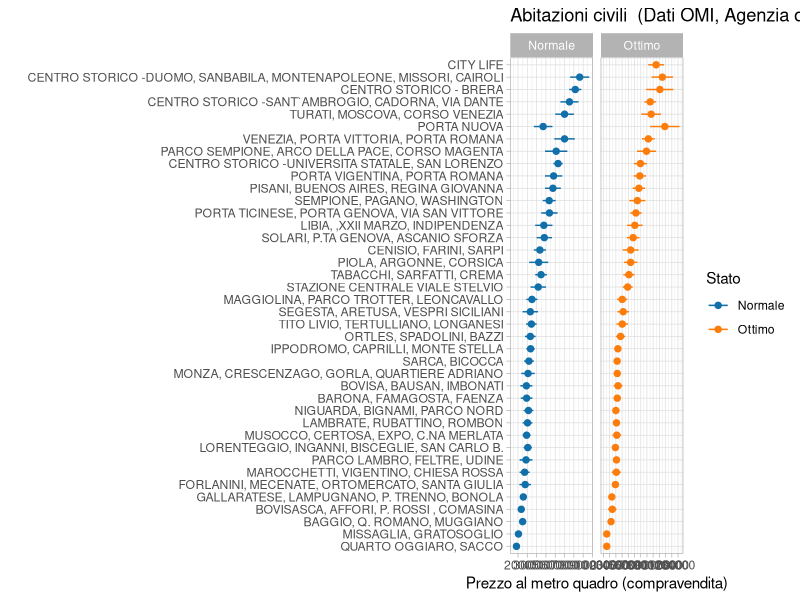
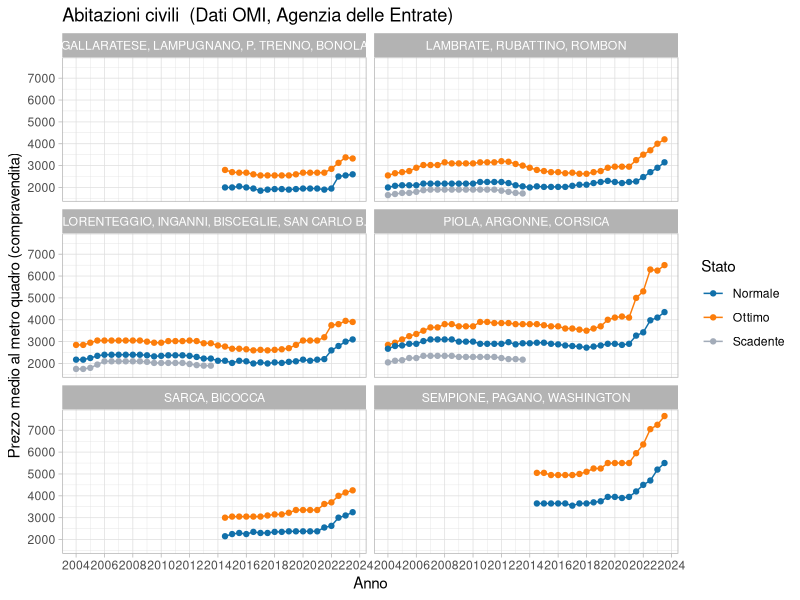
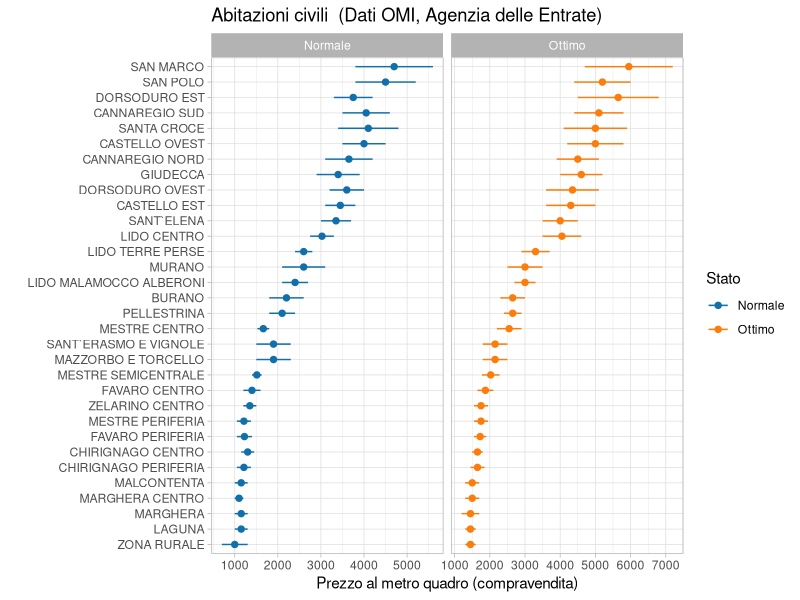

These figures' R source, in order:
## ---- chunk 1
library(tidyverse)
library(ggthemes)

rm(list = ls())
dataset <- read_csv("quotazioni_omi.csv")
zone_omi <- read_csv("zone_omi.csv")
## ---- chunk 2
zone_omi <- zone_omi %>% select(Zona, Zona_Descr)
dataset <- dataset %>% select(Anno, Periodo, Zona, Descr_Tipologia, Stato, Compr_min, Compr_max,Loc_min, Loc_max)

dataset <- left_join(dataset, zone_omi, by = "Zona")
dataset <- dataset %>% mutate(Compr_media = (Compr_max + Compr_min) / 2, Loc_media = (Loc_max + Loc_min) / 2, Anno_Periodo = Anno + 0.5*(as.numeric(factor(Periodo))-1))
dataset$Stato <- factor(dataset$Stato)
levels(dataset$Stato) <- c("Normale", "Ottimo", "Scadente")
## ---- chunk 3
data_plot <- dataset %>% filter(Anno >= 2023, Descr_Tipologia %in% c("Abitazioni civili")) %>% group_by(Zona_Descr, Stato, Anno) %>% summarise(min = mean(Compr_min), avg = mean(Compr_media), max = mean(Compr_max)) %>% arrange(avg)

ggplot(data = data_plot, aes(y = fct_reorder(factor(Zona_Descr), avg), x = avg, col = Stato, xmin = min, xmax = max)) + geom_pointrange(size = 0.3) + facet_grid(.~Stato, scales = "free_x") + theme_light() + ylab("") + xlab("Prezzo al metro quadro (compravendita)") + ggtitle("Abitazioni civili  (Dati OMI, Agenzia delle Entrate)") +scale_color_tableau(palette = "Color Blind") + scale_x_continuous(breaks = 1000*0:15) 
## ---- chunk 4
# PIOLA, ARGONNE, CORSICA
ggplot(data = dataset %>% filter(Descr_Tipologia %in% c("Abitazioni civili"), Zona %in% c("D12", "D34", "E6", "D13", "D25", "C17")), aes(x = Anno_Periodo, y = Compr_media, col = Stato)) + facet_wrap(.~Zona_Descr, ncol = 2) + geom_line() + geom_point() + theme_light() + xlab("Anno") + ylab("Prezzo medio al metro quadro (compravendita)") + ggtitle("Abitazioni civili  (Dati OMI, Agenzia delle Entrate)") +  scale_color_tableau(palette = "Color Blind") + scale_y_continuous(breaks = 1000*1:8) + scale_x_continuous(breaks = c(2004, 2006, 2008, 2010, 2012, 2014, 2016, 2018, 2020, 2022, 2024))
## ---- chunk 5
dataset_export <- dataset %>% filter(Descr_Tipologia %in% c("Abitazioni civili"), Zona %in% c("D12", "D34", "E6", "D13", "D25", "C17")) %>% select(Compr_media, Anno_Periodo, Zona_Descr, Stato) 

dataset_export <- dataset_export %>% spread(key = Zona_Descr, value = Compr_media)
write_csv(dataset_export, file ="omi_clean.csv", na = "")
## ---- chunk 6
# Venezia
rm(list = ls())
dataset1 <- read.table("QI_1053900_1_20231_VALORI.csv", sep = ";", skip = 1, header = T, dec = ",") %>% mutate(Anno = 2023, Periodo = 1)
dataset2 <- read.table("QI_1053898_1_20232_VALORI.csv", sep = ";", skip = 1, header = T, dec = ",")%>% mutate(Anno = 2023, Periodo = 2)
dataset <- rbind(dataset1, dataset2); rm(dataset1, dataset2)
zone_omi <- read.table("QI_1053898_1_20232_ZONE.csv", sep = ";", skip = 1, header = T)

zone_omi <- zone_omi %>% select(Zona, Zona_Descr)
dataset <- dataset %>% select(Anno, Periodo, Zona, Descr_Tipologia, Stato, Compr_min, Compr_max,Loc_min, Loc_max)

dataset <- left_join(dataset, zone_omi, by = "Zona")
dataset <- dataset %>% mutate(Compr_media = (Compr_max + Compr_min) / 2, Loc_media = (Loc_max + Loc_min) / 2, Anno_Periodo = Anno + 0.5*(as.numeric(factor(Periodo))-1))
dataset$Stato <- factor(dataset$Stato)
levels(dataset$Stato) <- c("Normale", "Ottimo", "Scadente")
## ---- chunk 7
data_plot <- dataset %>% filter(Anno >= 2023, Descr_Tipologia %in% c("Abitazioni civili"), Stato != "Scadente") %>% group_by(Zona_Descr, Stato, Anno) %>% summarise(min = mean(Compr_min), avg = mean(Compr_media), max = mean(Compr_max)) %>% arrange(avg)

ggplot(data = data_plot, aes(y = fct_reorder(factor(Zona_Descr), avg), x = avg, col = Stato, xmin = min, xmax = max)) + geom_pointrange(size = 0.3) + facet_grid(.~Stato, scales = "free_x") + theme_light() + ylab("") + xlab("Prezzo al metro quadro (compravendita)") + ggtitle("Abitazioni civili  (Dati OMI, Agenzia delle Entrate)") +scale_color_tableau(palette = "Color Blind") + scale_x_continuous(breaks = 1000*0:15) 
